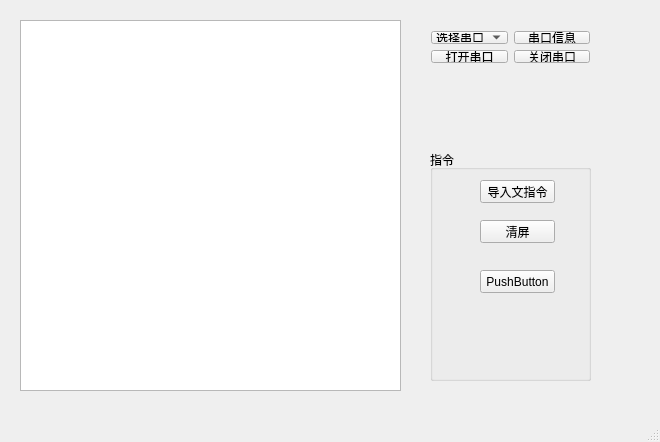
<?xml version="1.0" encoding="UTF-8"?>
<ui version="4.0">
 <class>MainWindow</class>
 <widget class="QMainWindow" name="MainWindow">
  <property name="enabled">
   <bool>true</bool>
  </property>
  <property name="geometry">
   <rect>
    <x>0</x>
    <y>0</y>
    <width>660</width>
    <height>442</height>
   </rect>
  </property>
  <property name="windowTitle">
   <string>Duagon端口设置软件</string>
  </property>
  <widget class="QWidget" name="centralWidget">
   <widget class="QTextBrowser" name="portManageTextView">
    <property name="geometry">
     <rect>
      <x>20</x>
      <y>20</y>
      <width>381</width>
      <height>371</height>
     </rect>
    </property>
   </widget>
   <widget class="QGroupBox" name="groupBox">
    <property name="geometry">
     <rect>
      <x>430</x>
      <y>150</y>
      <width>161</width>
      <height>231</height>
     </rect>
    </property>
    <property name="title">
     <string>指令</string>
    </property>
    <widget class="QPushButton" name="commandFromFileBtn">
     <property name="geometry">
      <rect>
       <x>50</x>
       <y>30</y>
       <width>75</width>
       <height>23</height>
      </rect>
     </property>
     <property name="text">
      <string>导入文指令</string>
     </property>
    </widget>
    <widget class="QPushButton" name="clearViewBtn">
     <property name="geometry">
      <rect>
       <x>50</x>
       <y>70</y>
       <width>75</width>
       <height>23</height>
      </rect>
     </property>
     <property name="text">
      <string>清屏</string>
     </property>
    </widget>
    <widget class="QPushButton" name="pushButton">
     <property name="geometry">
      <rect>
       <x>50</x>
       <y>120</y>
       <width>75</width>
       <height>23</height>
      </rect>
     </property>
     <property name="text">
      <string>PushButton</string>
     </property>
    </widget>
   </widget>
   <widget class="QWidget" name="layoutWidget">
    <property name="geometry">
     <rect>
      <x>420</x>
      <y>20</y>
      <width>181</width>
      <height>54</height>
     </rect>
    </property>
    <layout class="QGridLayout" name="gridLayout">
     <item row="0" column="0">
      <widget class="QComboBox" name="portcomboBox">
       <property name="editable">
        <bool>false</bool>
       </property>
       <property name="currentText">
        <string>选择串口</string>
       </property>
       <property name="currentIndex">
        <number>0</number>
       </property>
       <property name="maxVisibleItems">
        <number>5</number>
       </property>
       <item>
        <property name="text">
         <string>选择串口</string>
        </property>
       </item>
      </widget>
     </item>
     <item row="0" column="1">
      <widget class="QPushButton" name="portInfoBtn">
       <property name="text">
        <string>串口信息</string>
       </property>
      </widget>
     </item>
     <item row="1" column="0">
      <widget class="QPushButton" name="openPortBtn">
       <property name="text">
        <string>打开串口</string>
       </property>
      </widget>
     </item>
     <item row="1" column="1">
      <widget class="QPushButton" name="closePortBtn">
       <property name="text">
        <string>关闭串口</string>
       </property>
      </widget>
     </item>
    </layout>
   </widget>
  </widget>
  <widget class="QStatusBar" name="statusBar"/>
 </widget>
 <layoutdefault spacing="6" margin="11"/>
 <resources/>
 <connections/>
</ui>
